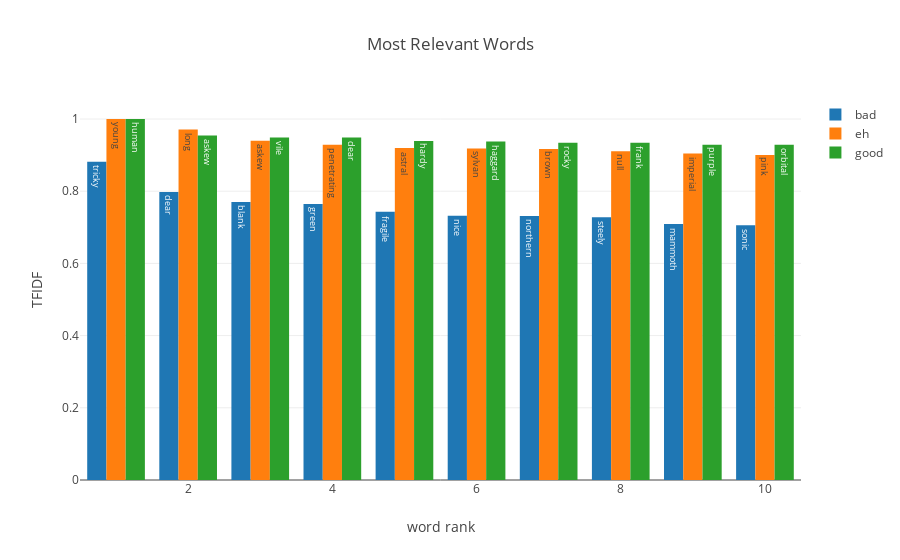

Notebook source saved alongside this figure:
### Code cell
bad_trace = go.Bar(
    x=list(range(1,len(bad_tfidf_top)+1)),
    y=bad_tfidf_top.values,
    text=bad_tfidf_top.keys(),
    name='bad',
    marker={'color':'rgb(168, 21, 21)'}    
)

eh_trace = go.Bar(
    x=list(range(1,len(eh_tfidf_top)+1)),
    y=eh_tfidf_top.values,
    text=eh_tfidf_top.keys(),
    name='eh'
    
)

good_trace = go.Bar(
    x=list(range(1,len(good_tfidf_top)+1)),
    y=good_tfidf_top.values,
    text=good_tfidf_top.keys(),
    name='good'
    
)

data = [bad_trace, eh_trace, good_trace]
layout = go.Layout(
    barmode='group',
    title='Most Relevant Words',
    xaxis={'title':'word rank'},
    yaxis={'title':'TFIDF',}
)

fig = go.Figure(data=data, layout=layout)
py.offline.iplot(fig, filename='most_frequent')

### Figure 1 — Plotly figure (JSON) as saved in the notebook; plotly's stock layout.template omitted (floating-point values rounded to 4 significant figures)
{"data": [{"name": "bad", "text": ["tricky", "dear", "blank", "green", "fragile", "nice", "northern", "steely", "mammoth", "sonic"], "type": "bar", "x": [1, 2, 3, 4, 5, 6, 7, 8, 9, 10], "y": [0.8814, 0.7976, 0.7702, 0.7647, 0.7432, 0.7323, 0.7311, 0.7281, 0.7089, 0.7057]}, {"name": "eh", "text": ["young", "long", "askew", "penetrating", "astral", "sylvan", "brown", "null", "imperial", "pink"], "type": "bar", "x": [1, 2, 3, 4, 5, 6, 7, 8, 9, 10], "y": [1, 0.9712, 0.94, 0.929, 0.9198, 0.9186, 0.9172, 0.9109, 0.9043, 0.9001]}, {"name": "good", "text": ["human", "askew", "vile", "dear", "hardy", "haggard", "rocky", "frank", "purple", "orbital"], "type": "bar", "x": [1, 2, 3, 4, 5, 6, 7, 8, 9, 10], "y": [1, 0.9542, 0.9486, 0.9485, 0.9391, 0.9378, 0.9342, 0.9341, 0.9289, 0.9286]}], "layout": {"barmode": "group", "title": "Most Relevant Words", "xaxis": {"title": "word rank"}, "yaxis": {"title": "TFIDF"}}}
